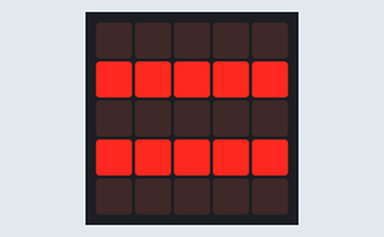
The program below on a simulated BBC micro:bit running MicroPython. Shown: the board's 5×5 LED display.

Above: at 0.15 s.
At 20.02 s:
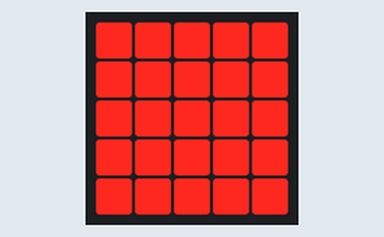
At 39.87 s:
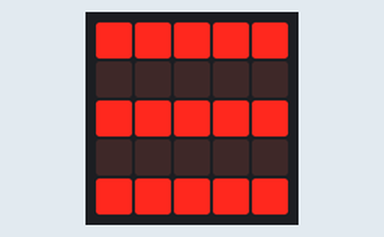

The program:

main.py
```python
from microbit import *
from timer import *

on = False
delay1 = 500
delay2 = 100


def toggleRows(rows):
    global on
    for row in rows:
        for col in range(0, 5):
            if (on):
                display.set_pixel(col, row, 0)  # off
            else:
                display.set_pixel(col, row, 9)  # on
    on = not on


# main

display.clear()

while True:
    # Blink even rows
    tick(delay1, lambda: toggleRows([0, 2, 4]))
    # Blink odd rows
    tick(delay2, lambda: toggleRows([1, 3]))
```

timer.py
```python
import utime

prevTime = {}


def tick(ms, callback):
    if (ms not in prevTime):
        prevTime[ms] = 0
    if utime.ticks_diff(utime.ticks_ms(), prevTime[ms]) > ms:
        callback()
        prevTime[ms] = utime.ticks_ms()
```
